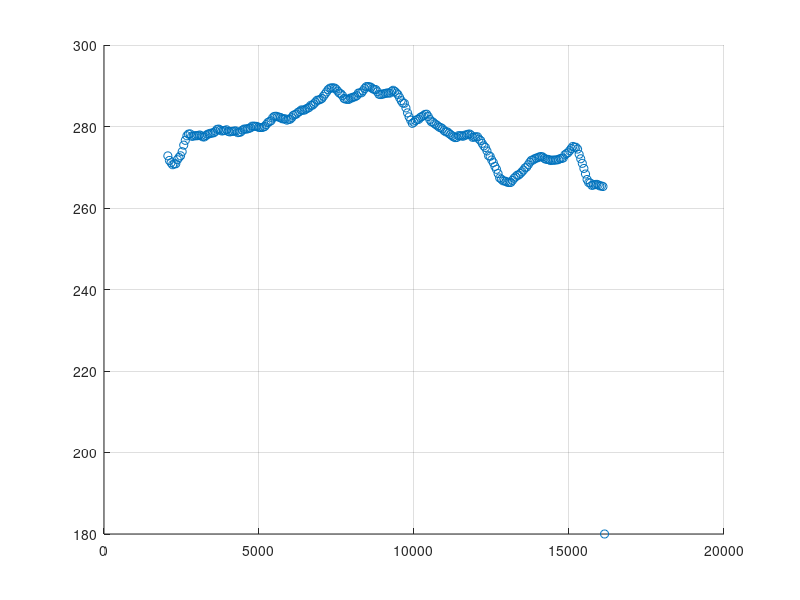

MATLAB code for this plot: (Note: this script raises an error after producing the figure.)
close all;
clear all;
clc;

Data1 = csvread('test15deg.2.csv');
%Data2 = csvread('zigzag1600and1070.3.csv');
%Data3 = csvread('test1650.csv');

Step1(:,2) = Data1(:,4)+180;    %angle
%for(
%if(Step1(:,2)>360) {Step1(:,2) = Step1(:,2) - 180;}
Step1(:,1) = Data1(:,3);    %time
%Step2(:,2) = Data2(:,1);
%Step2(:,1) = Data2(:,4);
%Step3(:,2) = Data3(:,1);
%Step3(:,1) = Data3(:,4);

hold;
P1 = scatter(Step1(:,1),Step1(:,2));
%P2 = plot(Step2(:,1),Step2(:,2));
%P3 = plot(Step3(:,1),Step3(:,2));
grid on
set( P1, 'color', '[1 0 0]', 'LineWidth', 2 );
%set( P2, 'color', '[0 .5 0]', 'LineWidth', 2 );
%set( P3, 'color', '[0 0 1]', 'LineWidth', 2 );

title('Step response steering with control')
xlabel('Time [s]')
ylabel('Angle')
% xlim([3 7]);
%legend('Voltage step', 'P control','P control with Feed forward','Location', 'southeast' )

set(gca,'GridLineStyle',':', 'GridColor', 'k', 'GridAlpha', .6)
